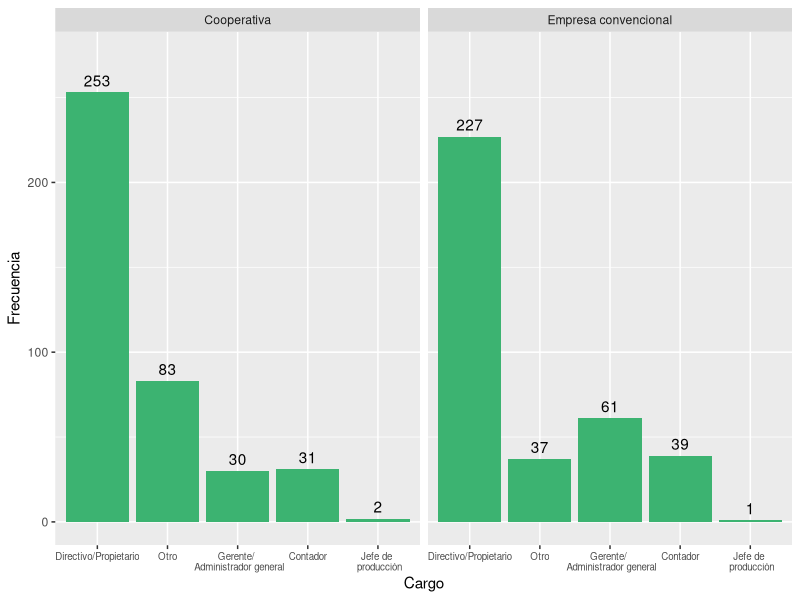
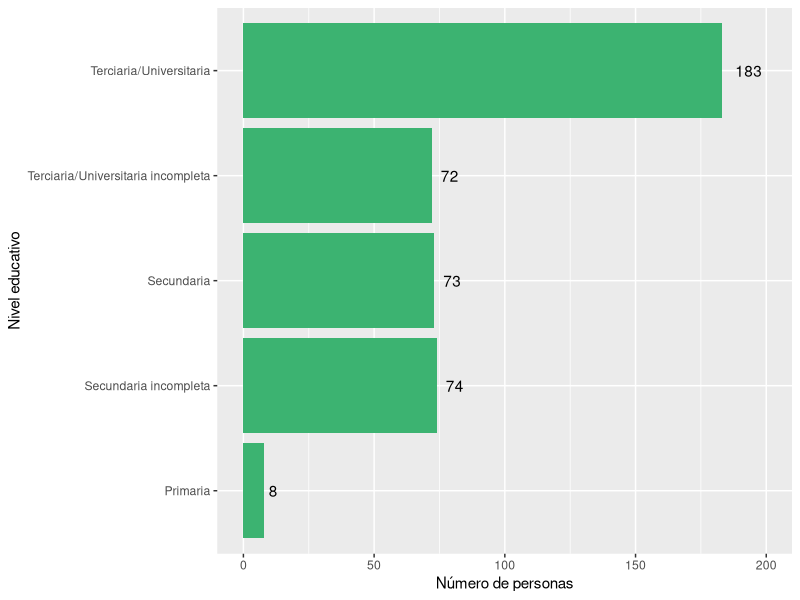
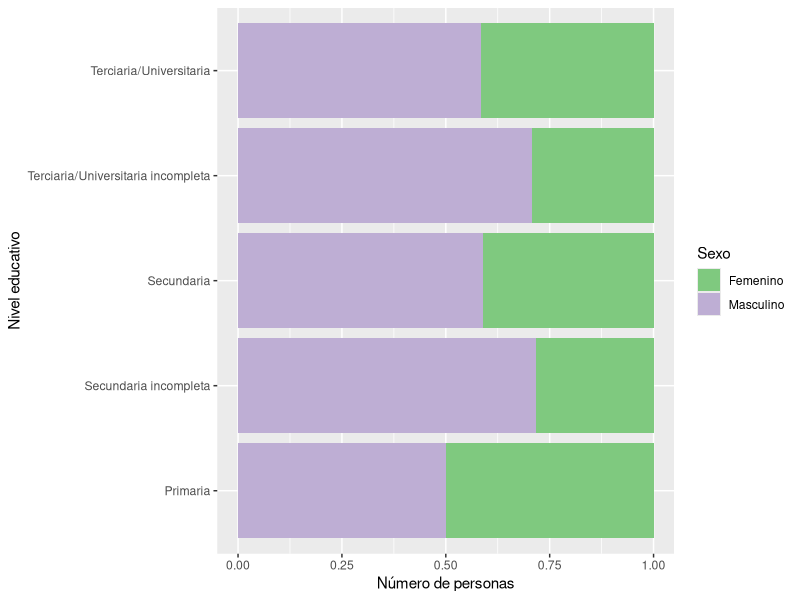
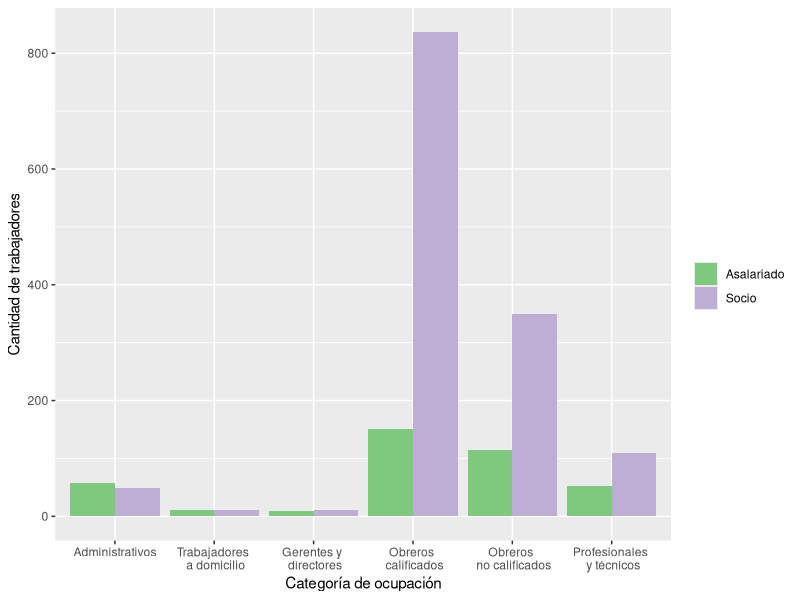
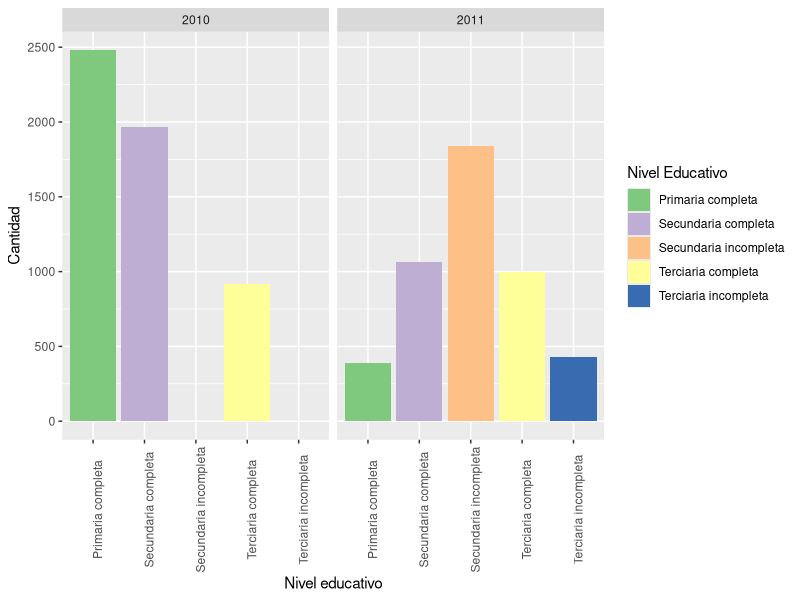
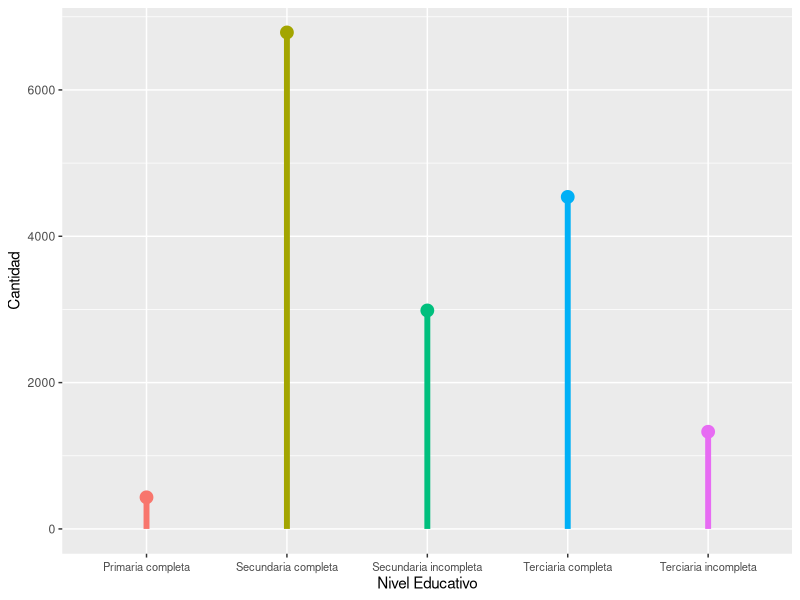
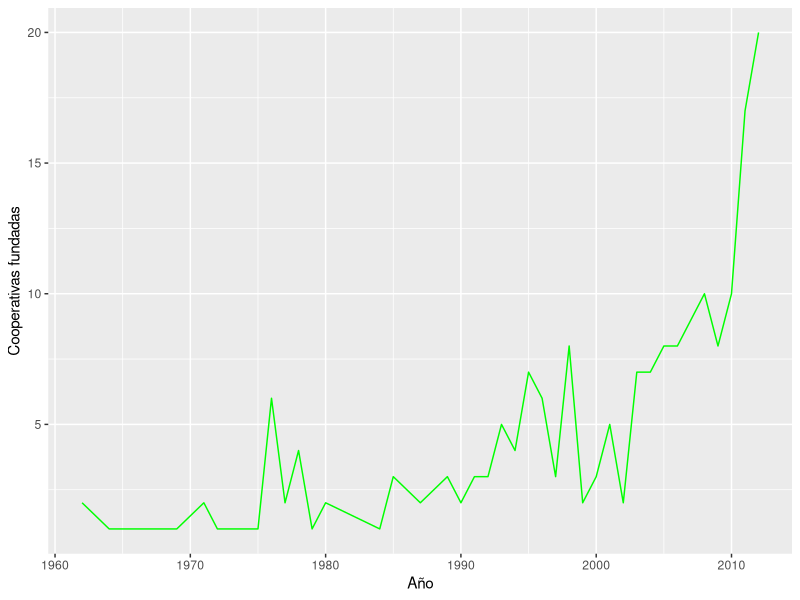
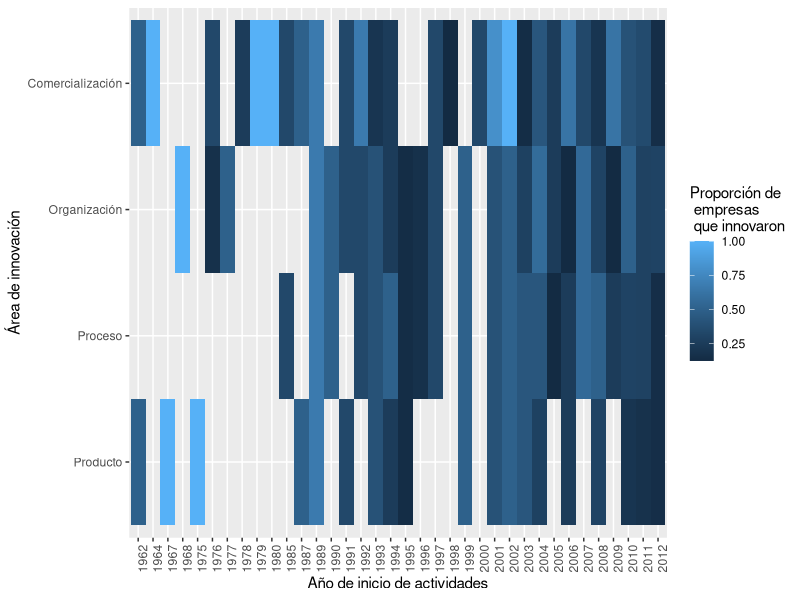

Here is the R script that generated these plots, in order:
## ---- chunk 1
knitr::opts_chunk$set(echo = FALSE, fig.pos = 'hbpt', message = FALSE, warning = FALSE, fig.height = 5)
## ---- chunk 2
### PREPARACIÓN DE LOS DATOS ###

library(tidyverse)
library(haven)
library(scales)
library(lubridate)

datos <- read_dta("Datos/2011_2013panel.dta")

#Datos sobre: info general, cantidad de ocupados segun categorias   

gen_ocup <- datos %>% select(form, año, cp, ct, a22cargo, a4, a11a1, a11a2, a11a3,b1, b2SOC1:b2ASALtot, b2SOC135:b2ASALtotf, b3soc2p: b3asal6tuc, starts_with("ciiu"))


#Datos sobre: supervisión y conflicto: gestion, ausentismo

sup_conf <- datos %>%
  select(form, año, f21, f22, f23, f3, f3b1, f3b2, f3b3, f4bactitud, f4ccalidad)

  
#Datos sobre: tecnologia e innovación

tecno <- datos %>%
  select(form, año, g11:g31, g31:g31resul, g4proc:g422emp, g41a, g41b, g43a:g44b)
  
#Opiniones del entrevistado

opinion <- datos %>%
  select(form, año, h1posturaa, h5pacienci, h84educaci, h89sexo)

##Remuneraciones

#Salarios nominales promedio por categoria
Salarios <- datos %>% 
  select(form, año, c31asal:c36rs) 

##Inversion y financiamiento

EdiCons <- datos %>%
  select(Capital=d11capcap, Gastos= d11invgasg, Ingresos=d11invingi, Inversiones=d11invinv, Activo=d11actact)

TotAct <- datos %>%
  select(d16captot:d16acttot)

TotPas <- datos %>%
  select(d2tot)


#Trabajadores que ingresaron y dejaron la cooperativa por edad.
TraIng <- datos %>%
  select(año, b18a35soc:b18atot)

TraDej <- datos %>%
  select(año, b14a35soc:b14atot)

## ---- chunk 3

gen_ocup %>%
  filter(is.na(a22cargo) == FALSE) %>%
  mutate(a22cargo = recode(a22cargo, `1` = "Directivo/Propietario", `2` = "Gerente/ \n Administrador general", `3` = "Contador", `4` = "Jefe de \n producción", `5` = "Otro"), cp = recode(cp, `1` = "Cooperativa", `0` = "Empresa convencional")) %>%
  group_by(cp, a22cargo) %>%
  summarise(Frecuencia = n()) %>%
  ggplot(aes(x = reorder(a22cargo, -Frecuencia))) +
  geom_bar(aes(y = Frecuencia), stat = "identity", fill = "mediumseagreen") +
  facet_wrap(vars(cp)) + 
  geom_text(aes(y = Frecuencia, label = Frecuencia), vjust = -.5) +
  ylim(0, 275) + 
  theme(axis.text.x = element_text(size = 7)) +
  labs(x = "Cargo", y = "Frecuencia") 
## ---- chunk 4
opinion %>%
  filter(is.na(h89sexo) == FALSE) %>%  #En el primer anio no se pregunto
  ggplot() +
  geom_bar(aes(as.factor(h84educaci)), fill = "mediumseagreen") +
  scale_x_discrete(labels = c("Primaria", "Secundaria incompleta", "Secundaria", "Terciaria/Universitaria incompleta", "Terciaria/Universitaria")) +
  coord_flip() +
  labs(x = "Nivel educativo", y = "Número de personas") +
  geom_text(aes(x = h84educaci, y = (..count..), label = (..count..)), stat = "count", hjust = -.5) + ylim(0, 200)
## ---- chunk 5
opinion %>%
  filter(is.na(h89sexo) == FALSE) %>%
  mutate(h89sexo = recode(h89sexo, `1` = "Masculino", `2` = "Femenino")) %>%
  ggplot() +
  geom_bar(aes(as.factor(h84educaci), fill = as.factor(h89sexo)), position = "fill") +
  scale_fill_discrete(labels = c("Masculino", "Femenino")) +
  scale_fill_brewer(palette = "Accent") +
  scale_x_discrete(labels = c("Primaria", "Secundaria incompleta", "Secundaria", "Terciaria/Universitaria incompleta", "Terciaria/Universitaria")) +
  coord_flip() +
  labs(x = "Nivel educativo", y = "Número de personas", fill = "Sexo") 
## ---- chunk 6
gen_ocup %>%
  gather("categoria", "ocup", b2SOC1:b2SOC6, b2ASAL1:b2ASAL6) %>%
  filter(!is.na(categoria), cp == 1) %>%
  mutate(
    cat_ocup = case_when(
               categoria %in% c("b2SOC1", "b2ASAL1") ~ "Gerente_dir",
               categoria %in% c("b2SOC2", "b2ASAL2") ~ "prof_tec",
               categoria %in% c("b2SOC3", "b2ASAL3") ~ "admin",
               categoria %in% c("b2SOC4", "b2ASAL4") ~ "obrero_calif",
               categoria %in% c("b2SOC5", "b2ASAL5") ~ "obrero_nocalif",
               categoria %in% c("b2SOC6", "b2ASAL6") ~ "adomicilio",
               ),
    cat_AS = if_else(categoria %in% c("b2SOC1", "b2SOC2", "b2SOC3", "b2SOC4", "b2SOC5", "b2SOC6"), "Socio", "Asalariado")
    ) %>%
  ggplot() +
  geom_bar(aes(x = cat_ocup, y = ocup, fill = cat_AS), stat = "identity", position = "dodge") +
  scale_x_discrete(labels = c(
    "Administrativos", 
    "Trabajadores \n a domicilio", 
    "Gerentes y \n directores", 
    "Obreros \n calificados", 
    "Obreros \n no calificados", 
    "Profesionales \n y técnicos")
    ) + 
  labs(x = "Categoría de ocupación", y = "Cantidad de trabajadores", fill = "") +
  scale_fill_brewer(palette = "Accent")
## ---- chunk 7
gen_ocup %>%
  select(año, b3soc2p:b3soc6tuc) %>%
  group_by(año) %>%
  summarise(b3soc2p = sum(b3soc2p, na.rm = T),
            b3soc3si = sum(b3soc3si, na.rm = T),
            b3soc4sc = sum(b3soc4sc, na.rm = T),
            b3soc5tui = sum(b3soc5tui, na.rm = T),
            b3soc6tuc = sum(b3soc6tuc, na.rm = T)) %>%
  gather("NivelEducativo", "Cantidad", -año) %>%
  mutate(NivelEducativo = recode(NivelEducativo, b3soc2p = "Primaria completa", b3soc3si = "Secundaria incompleta", b3soc4sc = "Secundaria completa", b3soc5tui = "Terciaria incompleta", b3soc6tuc = "Terciaria completa"), año = recode(año, `1` = 2010, `2` = 2011)) %>% 
  ggplot() +
  geom_bar(aes(x = NivelEducativo, y = Cantidad, fill = NivelEducativo), stat = "identity", position = "dodge") + facet_wrap(~año) + theme(axis.text.x = element_text(angle = 90)) +
  labs(x = "Nivel educativo", y = "Cantidad", fill = "Nivel Educativo") +
  scale_fill_brewer(palette = "Accent")
  
## ---- chunk 8
gen_ocup %>%
  select(año, b3asal2p:b3asal6tuc) %>%
  filter(año == 2) %>% 
  group_by(año) %>%
  summarise(b3asal2p = sum(b3asal2p, na.rm = T),
            b3asal3si = sum(b3asal3si, na.rm = T),
            b3asal4sc = sum(b3asal4sc, na.rm = T),
            b3asal5tui = sum(b3asal5tui, na.rm = T),
            b3asal6tuc = sum(b3asal6tuc, na.rm = T)) %>%
  gather("NivelEducativo", "Cantidad", -año) %>%
  mutate(NivelEducativo = recode(NivelEducativo, b3asal2p = "Primaria completa", b3asal3si = "Secundaria incompleta", b3asal4sc = "Secundaria completa", b3asal5tui = "Terciaria incompleta", b3asal6tuc = "Terciaria completa")) %>% 
 ggplot() +
  geom_point(aes(x = Cantidad, y = NivelEducativo, colour = NivelEducativo), size = 4) +
  geom_segment(aes(x = 0, y = NivelEducativo, xend = Cantidad, yend = NivelEducativo, colour = NivelEducativo), size = 2) +
   theme(axis.text.x = element_text(vjust = 0.5, size = 8), legend.position = "none") +
  labs(x = "Cantidad", y = "Nivel Educativo", colour = "Nivel Educativo") +
  coord_flip()
## ---- chunk 9
inno_arr <- datos %>%
  select(form, año, cp, a4, g4prod, g4proc, g4org, g4com) %>%
  mutate(a4 = as.Date(a4, format = "%d/%m/%Y")) %>%
  filter(a4 > "1800-01-01" & a4 < "2013-01-01", is.na(g4prod) == FALSE, is.na(g4proc) == FALSE, is.na(g4org) == FALSE, is.na(g4com) == FALSE, cp == 1)

inno_arr %>%
  mutate(a4 = year(a4)) %>%
  group_by(a4) %>%
  summarise(n = n()) %>%
  ggplot() +
  geom_line(aes(x = a4, y = n), color = "green") +
  labs(x = "Año", y = "Cooperativas fundadas")
## ---- chunk 10
inno_arr %>%
  gather("tipo", "hubo", g4prod, g4proc, g4org, g4com) %>%
  mutate(a4 = year(a4), hubo = recode(hubo, `1` = "Sí", `2` = "No")) %>%
  group_by(a4, tipo, hubo) %>%
  summarise(n = n()) %>%
  mutate(prop = n/sum(n)) %>%
  filter(hubo != "No") %>%
  ggplot() +
  geom_tile(aes(x = as.factor(a4), y = tipo, fill = prop)) +
  scale_y_discrete(labels = c("Producto", "Proceso", "Organización", "Comercialización")) + 
  labs(x = "Año de inicio de actividades", y = "Área de innovación", fill = "Proporción de \n empresas \n que innovaron") +
  theme(axis.text.x = element_text(angle = 90))
## ---- chunk 11

#ver outliers

gen_ocup %>%
  mutate(tipo_coop = case_when(cp == 1 & is.na(ct) ~ "CP", ct == 1  ~ "CT")) %>%
  filter(a11a1 < 500, a11a2 < 500, a11a3 < 500) %>% #Hay outliers que son posibles errores y afectan mucho la grafica
  gather("tipo_colab", "cantidad", a11a1, a11a2, a11a3) %>%
  mutate(tipo_colab = recode(tipo_colab,a11a1 = "Proveedoras", a11a2 = "Socias", a11a3 = "Clientes")) %>%
  group_by(tipo_colab, cantidad) %>%
  summarise(n = n()) %>%
  ggplot() + 
  geom_bar(aes(x = cantidad, y =  n), stat = "identity", fill = "mediumseagreen") + 
  facet_wrap(vars(tipo_colab)) +
  labs(x = "Número de cooperativas", y = "Frecuencia entre las cooperativas encuestadas")
## ---- chunk 12
gen_ocup %>%
  mutate(tipo_coop = case_when(cp == 1 & is.na(ct) ~ "CP", ct == 1  ~ "CT")) %>%
  filter(a11a1 < 500, a11a2 < 500, a11a3 < 500) %>% #Hay outliers que son posibles errores y afectan mucho la grafica
  gather("tipo_colab", "cantidad", a11a1, a11a2, a11a3) %>%
  mutate(tipo_colab = recode(tipo_colab,a11a1 = "Proveedoras", a11a2 = "Socias", a11a3 = "Clientes")) %>%
  group_by(tipo_colab, cantidad) %>%
  filter(cantidad > 15)

## ---- chunk 13
dat_5 <- datos %>%
  select(form, año, f3, h5pacienci, h1posturaa, h89sexo) %>%
  filter(año == 2, is.na(f3) == FALSE, is.na(h5pacienci) == FALSE ) %>%
  mutate(h89sexo = recode(h89sexo, `1` = "Masculino", `2` = "Femenino"), f3 = recode(f3, `1` = "Sí", `2` = "No"))


  ggplot(dat_5) +
    geom_bar(aes(x = as.factor(h5pacienci), fill = as.factor(f3)), position = "fill") +
    labs(x = "Nivel de paciencia", y = "Proporción", fill = "¿Es el ausentismo \n un problema \n en su cooperativa?") +
    scale_fill_brewer(palette = "Accent")
## ---- chunk 14
dat_7 <- datos %>%
  select(form, año, g11, g12, g13, g14, g15) 

dat_7 %>%
  filter(año == 1) %>%
  group_by(g14, g12 ) %>%
  summarise(n = n()) %>%
  mutate(prop = round(n/sum(n), 4)) %>%
  ggplot(aes(x = as.factor(g14), y = as.factor(g12))) +
  geom_tile(aes(fill = prop)) +
  geom_text(aes(label = prop), color = "white") +
  scale_x_discrete(labels = c("Mucho peor", "Peor", "Igual", "Mejor", "Mucho mejor")) +
  scale_y_discrete(labels = c("Mucho peor", "Peor", "Igual", "Mejor", "Mucho mejor")) +
  labs(x = "Capacitación de personal", y = "Capacidad de producción", fill = "Proporción")
## ---- chunk 15
dat_7 <- datos %>%
  select(form, año, g11, g12, g13, g14, g15) 

dat_7 %>%
  filter(año == 1) %>%
  group_by(g15, g12 ) %>%
  summarise(n = n()) %>%
  mutate(prop = round(n/sum(n), 4)) %>%
  ggplot(aes(x = as.factor(g15), y = as.factor(g12))) +
  geom_tile(aes(fill = prop)) +
  geom_text(aes(label = prop), color = "white") +
  scale_x_discrete(labels = c("Mucho peor", "Peor", "Igual", "Mejor", "Mucho mejor")) +
  scale_y_discrete(labels = c("Mucho peor", "Peor", "Igual", "Mejor", "Mucho mejor")) +
  labs(x = "Maquinaria y equipos", y = "Capacidad de producción", fill = "Proporción")
## ---- chunk 16
datos %>%
  select(cp, form, año, g31:g31resul) %>%
  mutate(cp = recode(cp, `1` = "Cooperativa", `0` = "Empresa convencional")) %>%
  filter(g31 == 1, is.na(g31resul) == FALSE) %>%
  ggplot() +
  geom_boxplot(aes(x = as.factor(g31resul), y = g31inv)) +
  scale_y_log10(breaks = trans_breaks("log10", function(x) 10^x),
              labels = trans_format("log10", math_format(10^.x))) +
  facet_wrap(vars(cp)) + 
  scale_x_discrete(labels = c("Malo", "Nulo", "Bueno", "Muy bueno")) +
  labs(x = "Resultado de la inversión", y = "Monto de la inversión (escala log10)")
## ---- chunk 17
datos %>%
  select(cp, form, a4, año, e44 , e14) %>%
  mutate(
    a4 = as.Date(a4, format = "%d/%m/%Y"), 
    año = recode(año, `1` = "2010", `2` = "2011"), 
    cp = recode(cp, `0` = "Empresa convencional", `1` = "Cooperativa")
    ) %>%
  filter(year(a4) < 2000) %>% 
ggplot(aes(e44, e14)) +
  geom_point(color = "mediumseagreen") +
  geom_abline(aes(intercept = 0, slope = 45)) +
  facet_grid(vars(cp), vars(año)) + 
  scale_y_log10(breaks = trans_breaks("log10", function(x) 10^x),
              labels = trans_format("log10", math_format(10^.x))) +
  scale_x_log10(breaks = trans_breaks("log10", function(x) 10^x),
              labels = trans_format("log10", math_format(10^.x))) +
  labs(x = "Total de ingresos", y = "Total de gastos") 
 
## ---- chunk 18
inno_arr %>% 
  ggplot() +
   geom_bar(aes(as.factor(year(a4)), fill = as.factor(g4prod)), position = "fill") +
   scale_fill_discrete(labels = c("Si", "No" )) +
   labs(x = "Año de inicio de actividades", y = "Proporción", fill = "¿Hubo innovación en producto?") +
   theme(axis.text.x = element_text(angle = 90)) 

## ---- chunk 19

ggplot(inno_arr) +
  geom_bar(aes(as.factor(year(a4)), fill = as.factor(g4proc)), position = "fill") +
  scale_fill_discrete(labels = c("Si", "No" )) +
  labs(x = "Año de inicio de actividades", y = "Proporción", fill = "¿Hubo innovación en proceso?") +
   theme(axis.text.x = element_text(angle = 90)) 

## ---- chunk 20

ggplot(inno_arr) +
  geom_bar(aes(as.factor(year(a4)), fill = as.factor(g4org)), position = "fill") +
  scale_fill_discrete(labels = c("Si", "No" )) +
  labs(x = "Año de inicio de actividades", y = "Proporción", fill = "¿Hubo innovación en organización?") +
   theme(axis.text.x = element_text(angle = 90)) 

## ---- chunk 21

ggplot(inno_arr) +
  geom_bar(aes(as.factor(year(a4)), fill = as.factor(g4com)), position = "fill") +
  scale_fill_discrete(labels = c("Si", "No" )) +
  labs(x = "Año de inicio de actividades", y = "Proporción", fill = "¿Hubo innovación en comercialización?") +
   theme(axis.text.x = element_text(angle = 90)) 

